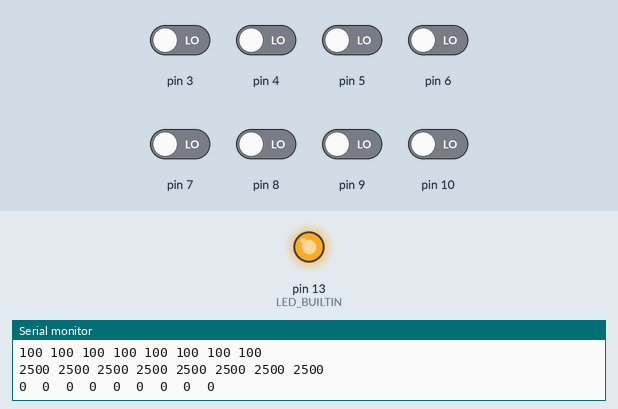
The sketch below on a simulated Arduino Uno, built with avr-gcc and run on an emulated ATmega328P. On the bench: output pins drawn as LEDs (lit = HIGH), the last lines printed to the serial monitor. Inputs (shaded band) come from the test bench; at power-on: pin 3–10 LOW.

Above: at 12.7 s.
12.8 s: pin 5 driven HIGH
At 14.9 s:
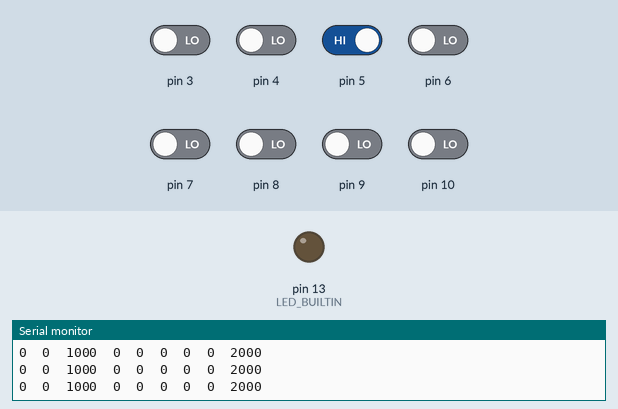
18.6 s: pin 3 driven HIGH
24.4 s: pin 6 driven HIGH
30.2 s: pin 4 driven HIGH
36.0 s: pin 4 driven LOW
41.8 s: pin 5 driven LOW
Timing chart, 0 to 44.8 s (numbered marks = the images above; inputs shaded):
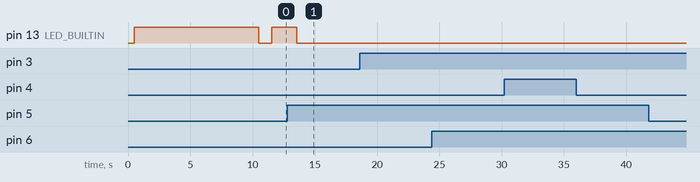

The sketch:

QTR.ino
```cpp
#include <QTRSensors.h>

// Dit voorbeeld is ontworpen voor gebruik met acht RC QTR-sensoren. Deze
// reflectiesensoren moeten worden aangesloten op digitale pinnen 3 tot 10. De
// sensoren 'emitter control pin (CTRL of LEDON) kan optioneel worden aangesloten op
// digitale pin 2, of u kunt de verbinding verbroken laten en de oproep naar setEmitterPin () verwijderen.
// setEmitterPin ().
//
// De installatiefase van dit voorbeeld kalibreert de sensoren gedurende tien seconden en
// zet de LED van de Arduino aan (meestal op pin 13) terwijl de kalibratie bezig is
// Aan. Tijdens deze fase moet u elke reflectiesensor blootstellen aan de
// lichtste en donkerste metingen die ze zullen tegenkomen. Als je dat bijvoorbeeld bent
// Als u een lijnvolger maakt, moet u de sensoren tijdens de lijn over de lijn schuiven
// de kalibratiefase zodat elke sensor kan aflezen hoe donker de
// lijn is en hoe licht de grond is. Onjuiste kalibratie zal resulteren in
// slechte metingen.
//
// De hoofdlus van het voorbeeld leest de gekalibreerde sensorwaarden en gebruikt
// hen om de positie van een lijn te schatten. Je kunt dit testen door een stuk af te plakken
// van 3/4 "zwarte elektrische tape op een stuk wit papier en schuif de
// sensor eroverheen. Het print de sensorwaarden naar de seriële monitor als
// getallen van 0 (maximale reflectie) tot 1000 (minimale reflectie) gevolgd
// door de geschatte locatie van de lijn als een getal van 0 tot 5000. 1000 betekent
// de lijn ligt direct onder sensor 1, 2000 betekent direct onder sensor 2,
// etc. 0 betekent dat de lijn zich direct onder sensor 0 bevindt of voor het laatst door sensor is gezien
// 0 voordat ze verloren gaan. 5000 betekent dat de lijn zich direct onder sensor 5 bevindt of was
// laatst gezien door sensor 5 voordat deze verloren is gegaan

QTRSensors qtr;

const uint8_t SensorCount = 8;// aantal sensoren op de qtr
uint16_t sensorValues[SensorCount];

///////////////////////////////////////////////
int callibrateQTR(void) {

  delay(500);

  digitalWrite(LED_BUILTIN, HIGH); // led aanzetten om te laten zien dat de qtr sensor gaat calibreren

  //hier gaat de qtr sensor calibreren. Probeer voor elke sensor een potje en geen potje te zetten. Hier kan hij waarders
  // bepalen van hoe erg wat reflecteerd. Deze calicibratie duurt 10 seconden. Uiteindleijk gaat de led uit wanneer hij klaar is met
  //calibreren.
  for (uint16_t i = 0; i < 400; i++)
  {
    qtr.calibrate();
  }
  digitalWrite(LED_BUILTIN, LOW); // turn off Arduino's LED

  // print the calibration minimum values measured when emitters were on

  for (uint8_t i = 0; i < SensorCount; i++)
  {
    Serial.print(qtr.calibrationOn.minimum[i]);
    Serial.print(' ');
  }
  Serial.println();

  // print the calibration maximum values measured when emitters were on
  for (uint8_t i = 0; i < SensorCount; i++)
  {
    Serial.print(qtr.calibrationOn.maximum[i]);
    Serial.print(' ');
  }
  Serial.println();
  Serial.println();
  delay(1000);
}


///////////////////////////////////////
void setup()
{

  //voor wanneer dit nog niet staat ingesteld
  Serial.begin(9600);
  pinMode(LED_BUILTIN, OUTPUT);

  // configure the QTR sensors
  qtr.setTypeRC();
  qtr.setSensorPins((const uint8_t[]) { 3, 4, 5, 6, 7, 8, 9, 10 }, SensorCount);
  qtr.setEmitterPin(2);

  callibrateQTR();
}

//////////////////////////////////////
void loop()
{
  int goedgekeurd = 1; // wanneer het potje in het midden van de qtr sensor staat wordt dit veranderdt naar 1 en gaat hij door;

  while(goedgekeurd = 1){


  // read calibrated sensor values and obtain a measure of the line position
  // from 0 to 5000 (for a white line, use readLineWhite() instead)
  uint16_t position = qtr.readLineBlack(sensorValues);

  // print the sensor values as numbers from 0 to 1000, where 0 means maximum
  // reflectance and 1000 means minimum reflectance, followed by the line
  // position
  for (uint8_t i = 0; i < SensorCount; i++)
  {
    Serial.print(sensorValues[i]);
    Serial.print('\t');
  }
  Serial.println(position);

// hier proberen we de agv voor de qtr sensor te centreren. Misschien kunnen we hier een apparte functie voor maken.
  if (sensorValues[0] <= 800){
   // Drive.motor.agv(speed);
    delay(20);
    //Drive.motor.agv(0);
  }

   if (sensorValues[1] <= 800){
   // Drive.motor.agv(speed);
    delay(20);
   // Drive.motor.agv(0);
  }

  if ((sensorValues[2] <= 800)&(sensorValues[3] <= 400)&(sensorValues[4] <= 400)&(sensorValues[5] <= 800)){

  // Maak geluideje met de pieper
  digitalWrite(LED_BUILTIN, HIGH);
  delay(2000);
  digitalWrite(LED_BUILTIN, LOW);
  goedgekeurd = 1;
  }

   if (sensorValues[6] <= 800){

    //Drive.motor.agv(-speed);
    delay(20);
    //Drive.motor.agv(0);
  }

  if (sensorValues[7] <= 800){

    //Drive.motor.agv(-speed);
    delay(20);
    //Drive.motor.agv(0);
  }

  }
 }
```

Measured:
- after the input at 12.8 s, pin 13 (LED_BUILTIN): goes on until 13.6 s, then stays LOW
